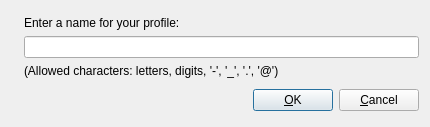
<?xml version="1.0" encoding="UTF-8"?>
<ui version="4.0" stdsetdef="1">
  <author></author>
  <comment></comment>
  <exportmacro></exportmacro>
  <class>GetProfileNameForm</class>
  <widget class="QDialog" name="GetProfileNameForm">
    <property name="geometry">
      <rect>
        <x>0</x>
        <y>0</y>
        <width>430</width>
        <height>127</height>
      </rect>
    </property>
    <property name="windowTitle">
      <string>Twinkle - Profile name</string>
    </property>
    <layout class="QGridLayout">
      <item row="0" column="0">
        <widget class="QLabel" name="userIconTextLabel">
          <property name="text">
            <string/>
          </property>
          <property name="pixmap">
            <pixmap resource="icons.qrc">:/icons/images/penguin_big.png</pixmap>
          </property>
          <property name="wordWrap">
            <bool>false</bool>
          </property>
        </widget>
      </item>
      <item row="1" column="0" rowspan="1" colspan="2">
        <layout class="QHBoxLayout">
          <item>
            <spacer name="spacer41">
              <property name="sizeHint">
                <size>
                  <width>81</width>
                  <height>20</height>
                </size>
              </property>
              <property name="sizeType">
                <enum>QSizePolicy::Expanding</enum>
              </property>
              <property name="orientation">
                <enum>Qt::Horizontal</enum>
              </property>
            </spacer>
          </item>
          <item>
            <widget class="QPushButton" name="okPushButton">
              <property name="text">
                <string>&amp;OK</string>
              </property>
              <property name="default">
                <bool>true</bool>
              </property>
            </widget>
          </item>
          <item>
            <widget class="QPushButton" name="cancelPushButton">
              <property name="text">
                <string>&amp;Cancel</string>
              </property>
            </widget>
          </item>
        </layout>
      </item>
      <item row="0" column="1">
        <layout class="QVBoxLayout">
          <item>
            <widget class="QLabel" name="profileTextLabel">
              <property name="sizePolicy">
                <sizepolicy>
                  <hsizetype>5</hsizetype>
                  <vsizetype>0</vsizetype>
                  <horstretch>0</horstretch>
                  <verstretch>0</verstretch>
                </sizepolicy>
              </property>
              <property name="text">
                <string>Enter a name for your profile:</string>
              </property>
              <property name="scaledContents">
                <bool>false</bool>
              </property>
              <property name="alignment">
                <set>Qt::AlignVCenter</set>
              </property>
              <property name="wordWrap">
                <bool>false</bool>
              </property>
            </widget>
          </item>
          <item>
            <widget class="QLineEdit" name="profileLineEdit">
              <property name="text">
                <string/>
              </property>
              <property name="whatsThis" stdset="0">
                <string>&lt;b&gt;The name of your profile&lt;/b&gt;
&lt;br&gt;&lt;br&gt;
A profile contains your user settings, e.g. your user name and password. You have to give each profile a name.
&lt;br&gt;&lt;br&gt;
If you have multiple SIP accounts, you can create multiple profiles. When you startup Twinkle it will show you the list of profile names from which you can select the profile you want to run.
&lt;br&gt;&lt;br&gt;
To remember your profiles easily you could use your SIP user name as a profile name, e.g. &lt;b&gt;example@example.com&lt;/b&gt;</string>
              </property>
            </widget>
          </item>
          <item>
            <widget class="QLabel" name="profileNoteLabel">
              <property name="sizePolicy">
                <sizepolicy>
                  <hsizetype>5</hsizetype>
                  <vsizetype>0</vsizetype>
                  <horstretch>0</horstretch>
                  <verstretch>0</verstretch>
                </sizepolicy>
              </property>
              <property name="text">
                <string>(Allowed characters: letters, digits, '-', '_', '.', '@')</string>
              </property>
              <property name="scaledContents">
                <bool>false</bool>
              </property>
              <property name="alignment">
                <set>Qt::AlignVCenter</set>
              </property>
              <property name="wordWrap">
                <bool>false</bool>
              </property>
            </widget>
          </item>
        </layout>
      </item>
    </layout>
  </widget>
  <layoutdefault spacing="6" margin="11"/>
  <tabstops>
    <tabstop>profileLineEdit</tabstop>
    <tabstop>okPushButton</tabstop>
    <tabstop>cancelPushButton</tabstop>
  </tabstops>
  <connections>
    <connection>
      <sender>cancelPushButton</sender>
      <signal>clicked()</signal>
      <receiver>GetProfileNameForm</receiver>
      <slot>reject()</slot>
    </connection>
    <connection>
      <sender>okPushButton</sender>
      <signal>clicked()</signal>
      <receiver>GetProfileNameForm</receiver>
      <slot>validate()</slot>
    </connection>
  </connections>
</ui>
